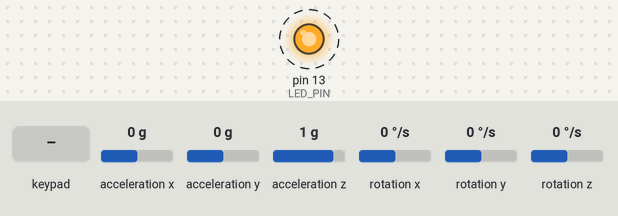
Bench run of a sketch on a simulated Arduino Uno, built with avr-gcc and run on an emulated ATmega328P. On the bench: output pins drawn as LEDs (lit = HIGH). Dashed ring = blinking. The inputs (shaded band) are chosen by the test bench; at power-on: acceleration x 0 g, acceleration y 0 g, acceleration z 1 g, rotation x 0 °/s, rotation y 0 °/s, rotation z 0 °/s. What the sketch prints to the serial monitor is not drawn.

Above: at 1.26 s.
1.3 s: acceleration x set to -1.4 g
4.3 s: key 'A' pressed
7.3 s: keypad keys 9 8 7 6 # pressed 0.4 s apart
10.8 s: key 'B' pressed
13.8 s: keypad keys 9 8 7 6 * pressed 0.4 s apart
17.3 s: key 'C' pressed
Timing chart, 0 to 21.3 s (numbered marks = the images above; inputs shaded):
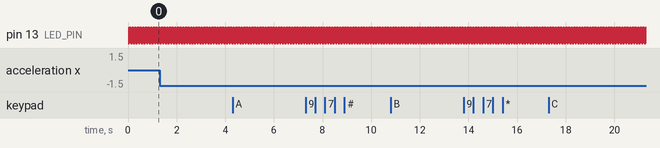

The sketch:

game_arduino.ino
```cpp
// (licence header left out)
// I2Cdev and MPU6050 must be installed as libraries, or else the .cpp/.h files
// for both classes must be in the include path of your project
#include "I2Cdev.h"
#include "MPU6050.h"

// Arduino Wire library is required if I2Cdev I2CDEV_ARDUINO_WIRE implementation
// is used in I2Cdev.h
#if I2CDEV_IMPLEMENTATION == I2CDEV_ARDUINO_WIRE
    #include "Wire.h"
#endif
#include <Keypad.h>

const byte numRows= 4; //number of rows on the keypad
const byte numCols= 4; //number of columns on the keypad
char keymap[numRows][numCols]=
{
{'1', '2', '3', 'A'},
{'4', '5', '6', 'B'},
{'7', '8', '9', 'C'},
{'*', '0', '#', 'D'}
};

//Code that shows the the keypad connections to the arduino terminals
byte rowPins[numRows] = {9,8,7,6}; //Rows 0 to 3
byte colPins[numCols]= {5,4,3,2}; //Columns 0 to 3

//initializes an instance of the Keypad class
Keypad myKeypad= Keypad(makeKeymap(keymap), rowPins, colPins, numRows, numCols);

// class default I2C address is 0x68
// specific I2C addresses may be passed as a parameter here
// AD0 low = 0x68 (default for InvenSense evaluation board)
// AD0 high = 0x69
MPU6050 accelgyro;
//MPU6050 accelgyro(0x69); // <-- use for AD0 high

int16_t ax, ay, az;
int16_t gx, gy, gz;

int last_ay=0;
// uncomment "OUTPUT_READABLE_ACCELGYRO" if you want to see a tab-separated
// list of the accel X/Y/Z and then gyro X/Y/Z values in decimal. Easy to read,
// not so easy to parse, and slow(er) over UART.
#define OUTPUT_READABLE_ACCELGYRO

//#define DEBUG

#ifdef DEBUG
 #define DEBUG_PRINT(x)  Serial.print (x)
 #define DEBUG_PRINTLN(x)  Serial.println (x)
#else
 #define DEBUG_PRINT(x)
 #define DEBUG_PRINTLN(x)
#endif

#define USE_ACCEL 3
#define USE_GYRO 3


#define LED_PIN 13
bool blinkState = false;

uint16_t lastReport;

const int numReadings = 25;

#if defined(USE_ACCEL) && defined(USE_GYRO)
const int numAxis = USE_ACCEL + USE_GYRO;
const int AX = 0;
const int AY = 1;
const int AZ = 2;
const int GX = 3;
const int GY = 4;
const int GZ = 5;
#elif defined(USE_ACCEL)
const int numAxis = USE_ACCEL;
const int AX = 0;
const int AY = 1;
const int AZ = 2;
#elif defined(USE_GYRO)
const int numAxis = USE_GYRO;
const int GX = 0;
const int GY = 1;
const int GZ = 2;
#endif

int32_t readings[numAxis][numReadings];  // the reading history
int32_t readIndex[numAxis];              // the index of the current reading
int32_t total[numAxis];                  // the running total
int32_t average[numAxis];                // the average
char serial_read;

void setup() {
  lastReport = millis();
    // join I2C bus (I2Cdev library doesn't do this automatically)
    #if I2CDEV_IMPLEMENTATION == I2CDEV_ARDUINO_WIRE
        Wire.begin();
    #elif I2CDEV_IMPLEMENTATION == I2CDEV_BUILTIN_FASTWIRE
        Fastwire::setup(400, true);
    #endif
    Serial.begin(9600);
    DEBUG_PRINTLN("Initializing I2C devices...");
    accelgyro.initialize();

    // supply your own gyro offsets here, scaled for min sensitivity
    accelgyro.setXGyroOffset(26);
    accelgyro.setYGyroOffset(-7);
    accelgyro.setZGyroOffset(38);
    accelgyro.setXAccelOffset(-814);
    accelgyro.setYAccelOffset(-63);
    accelgyro.setZAccelOffset(1665); // 1688 factory default for my test chip

    // verify connection
    DEBUG_PRINTLN("Testing device connections...");
    DEBUG_PRINTLN(accelgyro.testConnection() ? "MPU6050 connection successful" : "MPU6050 connection failed");

    // configure Arduino LED for
    pinMode(LED_PIN, OUTPUT);


    // zero-fill all the arrays:
    for (int axis = 0; axis < numAxis; axis++) {
        readIndex[axis] = 0;
        total[axis] = 0;
        average[axis] = 0;
        for (int i = 0; i<numReadings; i++){
            readings[axis][i] = 0;
        }
    }
}


void loop() {
    // read raw accel/gyro measurements from device
if ( Serial.available() ){
      serial_read=Serial.read();
}
accelgyro.getMotion6(&ax, &ay, &az, &gx, &gy, &gz);
int ax_map=map(ax,-17000,17000,-100,100);
//scale it to use it with the car speed
  if(ax_map>-20&&ax_map<20)
  ax_map=0;

Serial.print(ax_map);
Serial.print(",");
last_ay=map(ay,-17000,17000,-100,100);
 if(last_ay>-30&&last_ay<30)
  last_ay=0;
  Serial.print(last_ay); //scale it for the car rotation
  char keypressed = myKeypad.getKey();
  Serial.print(",");
 if(keypressed)
      Serial.println(keypressed);
 else
      Serial.println("0");
delay(50);
//    #endif
    blinkState = !blinkState;
    digitalWrite(LED_PIN, blinkState);
    serial_read=0;
}
void smooth(int axis, int32_t val) {
    // pop and subtract the last reading:
    total[axis] -= readings[axis][readIndex[axis]];
    total[axis] += val;

    // add value to running total
    readings[axis][readIndex[axis]] = val;
    readIndex[axis]++;

    if(readIndex[axis] >= numReadings)
        readIndex[axis] = 0;

    // calculate the average:
    average[axis] = total[axis] / numReadings;
}
```

Measured:
- by itself, pin 13 (LED_PIN): alternates HIGH for 0.05 s and LOW for 0.05 s
